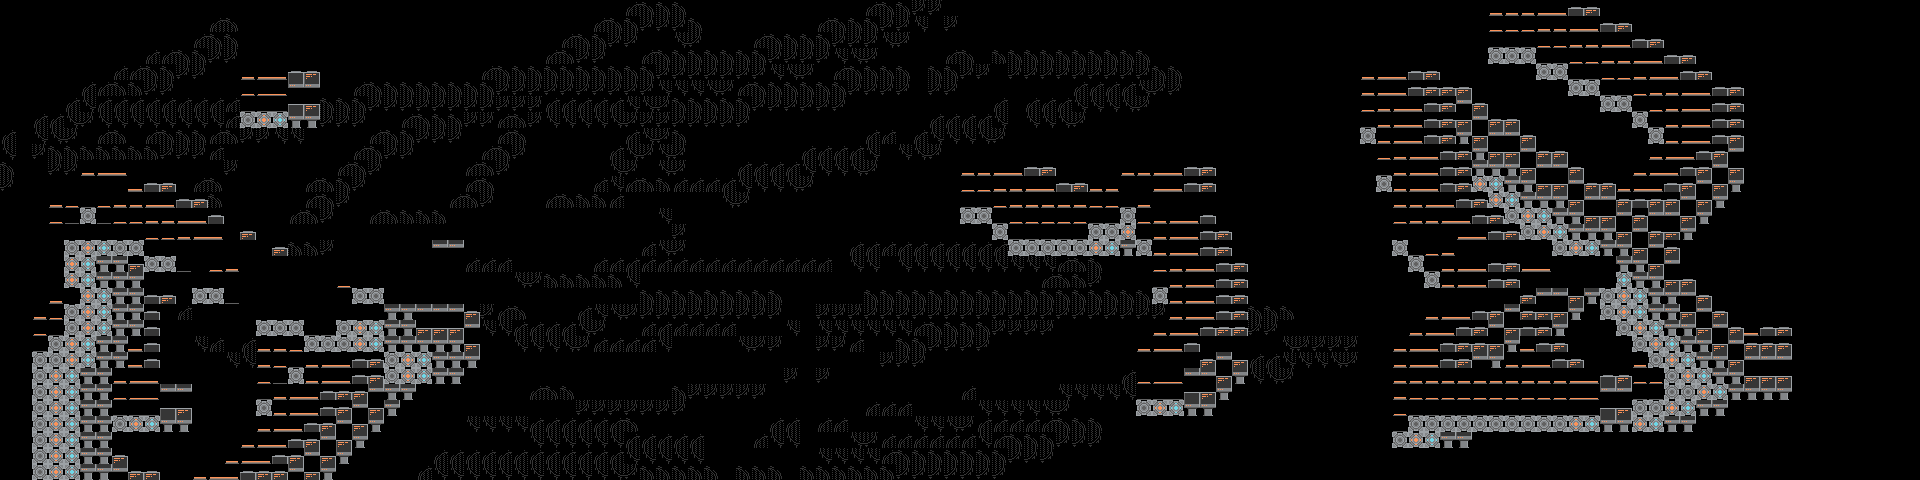

This is a level from a 2D game, rendered from its Tiled map with the project's own tilesets. A one-line summary and the map file follow, with tile-layer data summarised:
An orthogonal 120x30 tile map with 16x16 px tiles, 1 tile layer (Background).

<map version="1.2" tiledversion="1.2.4" orientation="orthogonal" renderorder="right-down" width="120" height="30" tilewidth="16" tileheight="16" infinite="0" nextlayerid="2" nextobjectid="1">
 <tileset firstgid="1" name="RobotTileset" tilewidth="16" tileheight="16" tilecount="1024" columns="32">
  <image source="16x16RobotTileset.v1.png" width="512" height="512" />
 </tileset>
 <layer id="1" name="Background" width="120" height="30">
  <data>[3600 cells, 1679 non-empty, 24 distinct tile ids]</data>
 </layer>
</map>
